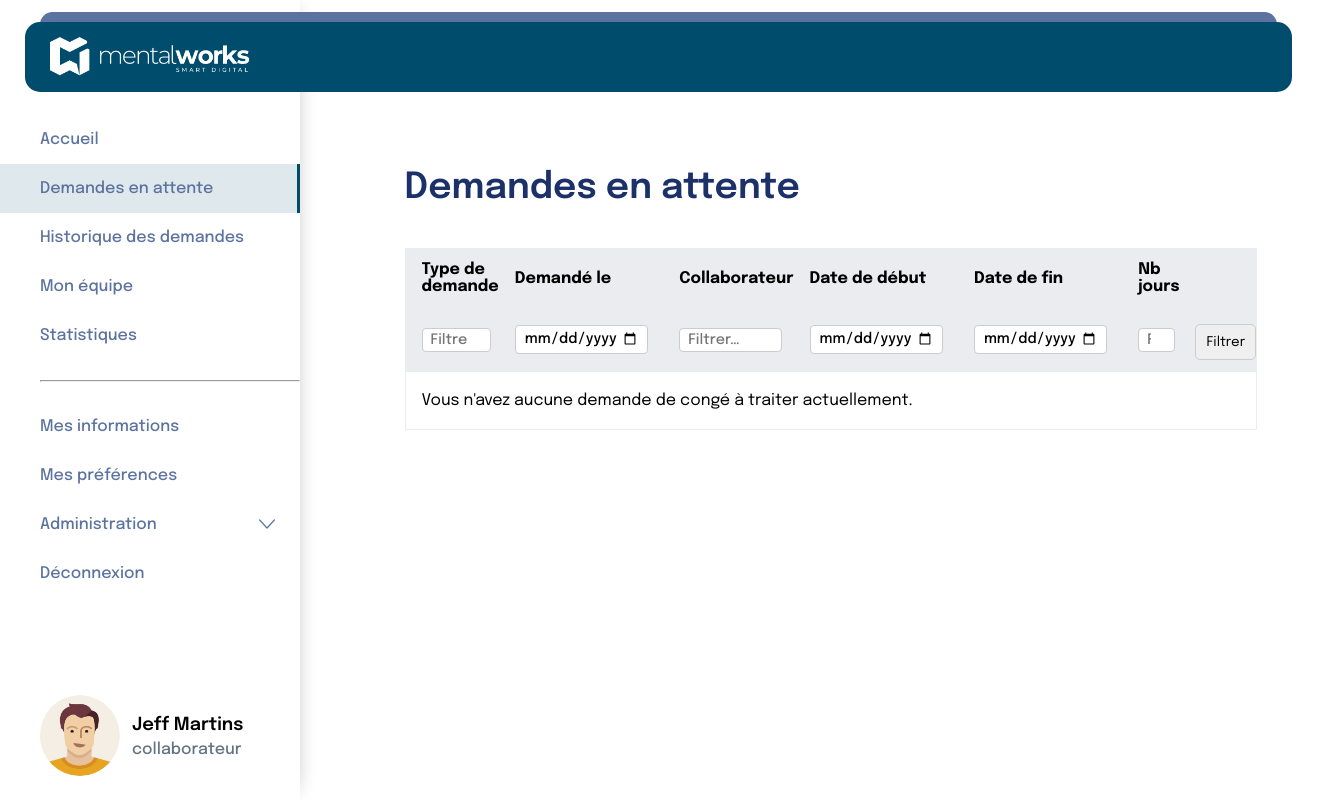
The app's page /pages/manager/demandesEnAttente.php (signed in), older data.
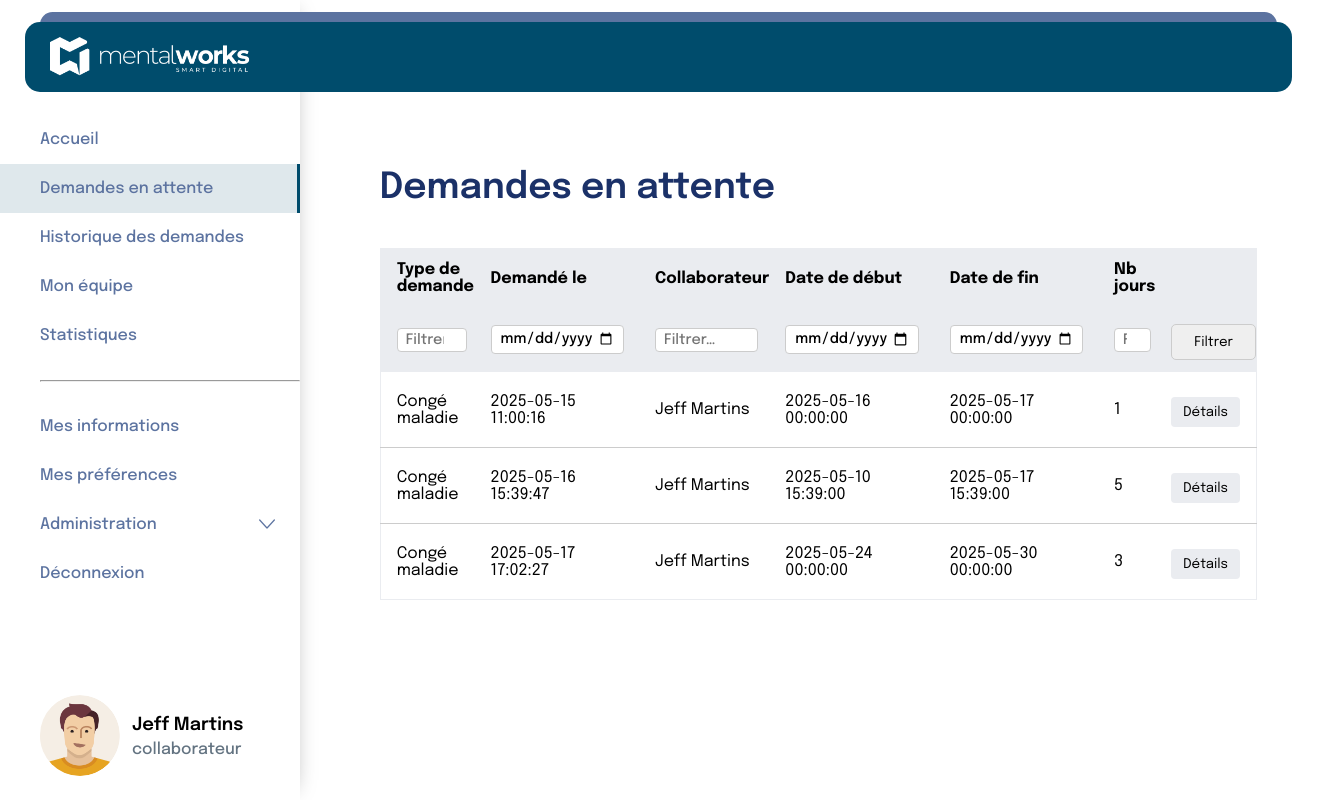
The same page, newer data.
### tables this page shows
CREATE TABLE `request` (
  `id` int(11) NOT NULL,
  `request_type_id` int(11) NOT NULL,
  `collaborator_id` int(11) NOT NULL,
  `department_id` int(11) NOT NULL,
  `created_at` datetime NOT NULL,
  `start_at` datetime NOT NULL,
  `end_at` datetime NOT NULL,
  `period` int(11) NOT NULL,
  `receipt_file` blob DEFAULT NULL,
  `comment` text DEFAULT NULL,
  `answer_comment` text DEFAULT NULL,
  `answer` tinyint(1) DEFAULT NULL,
  `answer_at` datetime DEFAULT NULL
);

CREATE TABLE `request_type` (
  `id` int(11) NOT NULL,
  `name` varchar(100) NOT NULL
);

CREATE TABLE `person` (
  `id` int(11) NOT NULL,
  `last_name` varchar(100) NOT NULL,
  `first_name` varchar(100) NOT NULL,
  `manager_id` int(11) DEFAULT NULL,
  `department_id` int(11) NOT NULL,
  `position_id` int(11) NOT NULL,
  `alert_new_request` tinyint(1) NOT NULL DEFAULT 0,
  `alert_on_answer` tinyint(1) NOT NULL DEFAULT 0,
  `alert_before_vacation` tinyint(1) NOT NULL DEFAULT 0
);

### pages/manager/demandesEnAttente.php (the view, shortened to what this page needs)
<?php
include '../../includes/database.php';
include '../../includes/header2.php';
$conditions = ["req.answer IS NULL"];
$params = [];
$conditions[] = "col.department_id = :id";
$params['id'] = $_SESSION["utilisateur"]['departement'];
$conditionSQL = implode(" AND ", $conditions);
$recupRequetesCollab = $bdd->prepare("
SELECT
col.last_name AS collaborator_last_name,
col.first_name AS collaborator_first_name,
rt.name AS request_type,
req.id,
req.created_at,
req.start_at,
req.end_at,
req.period
FROM request req
JOIN request_type rt ON req.request_type_id = rt.id
JOIN person col ON req.collaborator_id = col.id
WHERE $conditionSQL
");
$recupRequetesCollab->execute($params);
$requetes = $recupRequetesCollab->fetchAll(PDO::FETCH_ASSOC);
?>
<div class="flex">
    <?php include "../../includes/navBar/navBar2.php"; ?>
    <div class="containerDemandesAttente page">
        <section class="demandesAttenteSection">
            <div class="headerRow">
                <h1>Demandes en attente</h1>
            </div>
            <form method="get">
                <table class="demandesAttenteTable">
                    <thead>
                        <tr>
                            <th>Type de demande</th>
                            <th>Demandé le</th>
                            <th>Collaborateur</th>
                            <th>Date de début</th>
                            <th>Date de fin</th>
                            <th>Nb jours</th>
                            <th></th>
                        </tr>
                        <tr class="filtersRow">
                            <th><input type="search" name="type" placeholder="Filtrer…" value="<?= htmlspecialchars($_GET['type'] ?? '') ?>" /></th>
                            <th><input type="date" name="date_demande" value="<?= htmlspecialchars($_GET['date_demande'] ?? '') ?>" /></th>
                            <th><input type="search" name="collaborateur" placeholder="Filtrer…" value="<?= htmlspecialchars($_GET['collaborateur'] ?? '') ?>" /></th>
                            <th><input type="date" name="date_debut" value="<?= htmlspecialchars($_GET['date_debut'] ?? '') ?>" /></th>
                            <th><input type="date" name="date_fin" value="<?= htmlspecialchars($_GET['date_fin'] ?? '') ?>" /></th>
                            <th><input type="number" name="nb_jours" placeholder="Filtrer…" value="<?= htmlspecialchars($_GET['nb_jours'] ?? '') ?>" /></th>
                            <th><button type="submit">Filtrer</button></th>
                        </tr>
                    </thead>
            </form>
            <tbody>
                <?php
                if (!empty($requetes)) {
                    foreach ($requetes as $requete) {
                        $id = $requete['id'];
                        echo "<tr>";
                        echo "<td data-label='Type de demande'>" . htmlspecialchars($requete['request_type']) . "</td>";
                        echo "<td data-label='Demandé le'>" . htmlspecialchars($requete['created_at']) . "</td>";
                        echo "<td data-label='Collaborateur'>"  . htmlspecialchars($requete['collaborator_first_name']) . ' ' . htmlspecialchars($requete['collaborator_last_name']) . "</td>";
                        echo "<td data-label='Date de début'>" . htmlspecialchars($requete['start_at']) . "</td>";
                        echo "<td data-label='Date de fin'>" . htmlspecialchars($requete['end_at']) . "</td>";
                        echo "<td data-label='Nb de jours'>" . htmlspecialchars($requete['period']) . "</td>";
                        echo "<td><button class='detailsButton'><a  style='color:black;' href='consulterDemande.php?id=$id'>Détails</a></button></td>";
                        echo "</tr>";
                    }
                } else {
                    echo "<tr><td colspan='7'>Vous n'avez aucune demande de congé à traiter actuellement.</td></tr>";
                }
                ?>
            </tbody>
        </section>
    </div>
</div>
<?php include '../../includes/footer.php'; ?>

Row changes from the older to the newer data that the page shows:
added request: request_type.name "Congé maladie", created_at "2025-05-15 11:00:16", collaborator.first_name "Jeff", collaborator.last_name "Martins", start_at "2025-05-16 00:00:00", end_at "2025-05-17 00:00:00", period "1"
added request: request_type.name "Congé maladie", created_at "2025-05-16 15:39:47", collaborator.first_name "Jeff", collaborator.last_name "Martins", start_at "2025-05-10 15:39:00", end_at "2025-05-17 15:39:00", period "5"
added request: request_type.name "Congé maladie", created_at "2025-05-17 17:02:27", collaborator.first_name "Jeff", collaborator.last_name "Martins", start_at "2025-05-24 00:00:00", end_at "2025-05-30 00:00:00", period "3"
Text that changed along with them:
text no longer shown: "Vous n'avez aucune demande de congé à traiter actuellement."
